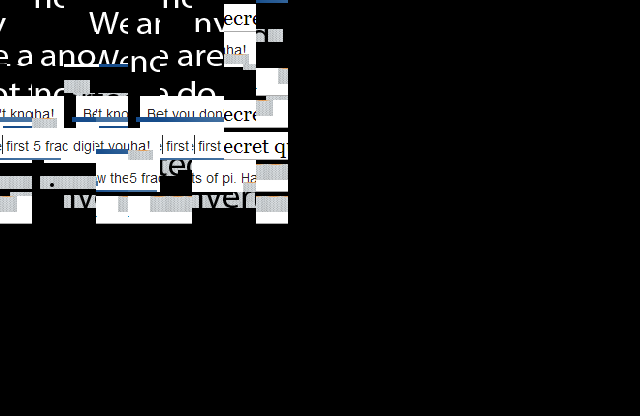

Below is a game level as drawn by its tile map, then a one-line description and the .tmx that defines it (tile-layer data replaced by summaries):
An orthogonal 20x13 tile map with 32x32 px tiles, 1 tile layer (Tiles).

<map version="1.0" orientation="orthogonal" width="20" height="13" tilewidth="32" tileheight="32">
 <tileset firstgid="1" name="mission3" tilewidth="32" tileheight="32">
  <image source="mission2.png" width="512" height="256" />
 </tileset>
 <layer name="Tiles" width="20" height="13">
  <data>[260 cells, 63 non-empty, 42 distinct tile ids]</data>
 </layer>
</map>